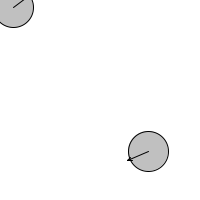
Frame 1 (no input)
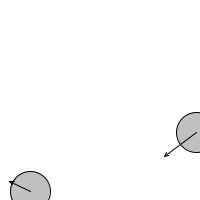
Frame 60 (the mouse pressed at the canvas centre just before this capture)
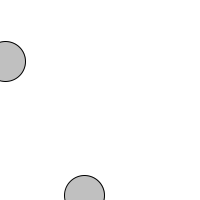
Frame 120 (the mouse held since frame 60 and released just before this capture)

The Processing sketch that drew these frames (run headless with seeded random() and noise(); from frame 60 on, the mouse is pressed at the canvas centre):

// Processing sketch: CollisionsEqualMass
// ── CollisionsEqualMass.pde
// Collisions -- Elastic, Equal Mass, Two objects only
// Nature of Code, Spring 2009
// Daniel Shiffman <http://www.shiffman.net>

// Based off of Chapter 9: Resolving Collisions
// Mathematics and Physics for Programmers by Danny Kodicek

// A Thing class for idealized collisions

Mover a;
Mover b;

boolean showVectors = true;

void setup() {
  size(200,200);
  smooth();
  a = new Mover(new PVector(random(5),random(-5,5)),new PVector(10,10));
  b = new Mover(new PVector(-2,1),new PVector(150,150));
}

void draw() {  
  background(255);
  a.go();
  b.go();  
  
  // Note this function will ONLY WORK with two objects
  // Needs to be revised in the case of an array of objects  
  a.collideEqualMass(b);
}




// ── Mover.pde
// Collisions
// Daniel Shiffman <http://www.shiffman.net>

// A Thing class for idealized collision

class Mover {

  PVector loc;
  PVector vel;
  float bounce = 1.0;
  float r = 20;
  boolean colliding = false;

  Mover(PVector v, PVector l) {
    vel = v.get();
    loc = l.get();
  }

  // Main method to operate object
  void go() {
    update();
    borders();
    display();
  }

  // Method to update location
  void update() {
    loc.add(vel);
  }

  // Check for bouncing off borders
  void borders() {
    if (loc.y > height) {
      vel.y *= -bounce;
      loc.y = height;
    } 
    else if (loc.y < 0) {
      vel.y *= -bounce;
      loc.y = 0;
    } 
    if (loc.x > width) {
      vel.x *= -bounce;
      loc.x = width;
    }  
    else if (loc.x < 0) {
      vel.x *= -bounce;
      loc.x = 0;
    }
  }  

  // Method to display
  void display() {
    ellipseMode(CENTER);
    stroke(0);
    fill(175,200);
    ellipse(loc.x,loc.y,r*2,r*2);
    if (showVectors) {
      drawVector(vel,loc,10);
    }
  }

  void collideEqualMass(Mover other) {
    float d = PVector.dist(loc,other.loc);
    float sumR = r + other.r;
    // Are they colliding?
    if (!colliding && d < sumR) {
      // Yes, make new velocities!
      colliding = true;
      // Direction of one object another
      PVector n = PVector.sub(other.loc,loc);
      n.normalize();

      // Difference of velocities so that we think of one object as stationary
      PVector u = PVector.sub(vel,other.vel);

      // Separate out components -- one in direction of normal
      PVector un = componentVector(u,n);
      // Other component
      u.sub(un);
      // These are the new velocities plus the velocity of the object we consider as stastionary
      vel = PVector.add(u,other.vel);
      other.vel = PVector.add(un,other.vel);
    } 
    else if (d > sumR) {
      colliding = false;
    }
  }
}

PVector componentVector (PVector vector, PVector directionVector) {
  //--! ARGUMENTS: vector, directionVector (2D vectors)
  //--! RETURNS: the component vector of vector in the direction directionVector
  //-- normalize directionVector
  directionVector.normalize();
  directionVector.mult(vector.dot(directionVector));
  return directionVector;
}



// ── drawVector.pde
// The Nature of Code
// Daniel Shiffman
// http://natureofcode.com

void drawVector(PVector v, PVector loc, float scayl) {
  pushMatrix();
  float arrowsize = 4;
  // Translate to location to render vector
  translate(loc.x,loc.y);
  stroke(0);
  // Call vector heading function to get direction (note that pointing up is a heading of 0) and rotate
  rotate(v.heading());
  // Calculate length of vector & scale it to be bigger or smaller if necessary
  float len = v.mag()*scayl;
  // Draw three lines to make an arrow (draw pointing up since we've rotate to the proper direction)
  line(0,0,len,0);
  line(len,0,len-arrowsize,+arrowsize/2);
  line(len,0,len-arrowsize,-arrowsize/2);
  popMatrix();
}


void mousePressed() {
  showVectors = !showVectors;
}
